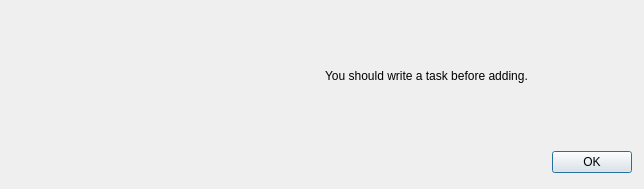
<?xml version="1.0" encoding="UTF-8"?>
<ui version="4.0">
 <class>taskerror</class>
 <widget class="QDialog" name="taskerror">
  <property name="geometry">
   <rect>
    <x>0</x>
    <y>0</y>
    <width>644</width>
    <height>189</height>
   </rect>
  </property>
  <property name="sizePolicy">
   <sizepolicy hsizetype="Fixed" vsizetype="Fixed">
    <horstretch>0</horstretch>
    <verstretch>0</verstretch>
   </sizepolicy>
  </property>
  <property name="minimumSize">
   <size>
    <width>644</width>
    <height>189</height>
   </size>
  </property>
  <property name="maximumSize">
   <size>
    <width>644</width>
    <height>189</height>
   </size>
  </property>
  <property name="windowTitle">
   <string>Task Error</string>
  </property>
  <property name="windowIcon">
   <iconset>
    <normaloff>assets/error.png</normaloff>assets/error.png</iconset>
  </property>
  <layout class="QVBoxLayout" name="verticalLayout">
   <item>
    <layout class="QHBoxLayout" name="horizontalLayout">
     <item>
      <widget class="QLabel" name="label">
       <property name="text">
        <string/>
       </property>
       <property name="pixmap">
        <pixmap>assets/error.png</pixmap>
       </property>
       <property name="alignment">
        <set>Qt::AlignCenter</set>
       </property>
      </widget>
     </item>
     <item>
      <widget class="QLabel" name="label_2">
       <property name="text">
        <string>You should write a task before adding.</string>
       </property>
      </widget>
     </item>
    </layout>
   </item>
   <item>
    <widget class="QDialogButtonBox" name="taskerrorbtn">
     <property name="sizePolicy">
      <sizepolicy hsizetype="Fixed" vsizetype="Fixed">
       <horstretch>0</horstretch>
       <verstretch>0</verstretch>
      </sizepolicy>
     </property>
     <property name="minimumSize">
      <size>
       <width>621</width>
       <height>32</height>
      </size>
     </property>
     <property name="maximumSize">
      <size>
       <width>621</width>
       <height>32</height>
      </size>
     </property>
     <property name="orientation">
      <enum>Qt::Horizontal</enum>
     </property>
     <property name="standardButtons">
      <set>QDialogButtonBox::Ok</set>
     </property>
    </widget>
   </item>
  </layout>
 </widget>
 <resources/>
 <connections>
  <connection>
   <sender>taskerrorbtn</sender>
   <signal>accepted()</signal>
   <receiver>taskerror</receiver>
   <slot>accept()</slot>
   <hints>
    <hint type="sourcelabel">
     <x>248</x>
     <y>254</y>
    </hint>
    <hint type="destinationlabel">
     <x>157</x>
     <y>274</y>
    </hint>
   </hints>
  </connection>
  <connection>
   <sender>taskerrorbtn</sender>
   <signal>rejected()</signal>
   <receiver>taskerror</receiver>
   <slot>reject()</slot>
   <hints>
    <hint type="sourcelabel">
     <x>316</x>
     <y>260</y>
    </hint>
    <hint type="destinationlabel">
     <x>286</x>
     <y>274</y>
    </hint>
   </hints>
  </connection>
 </connections>
</ui>
